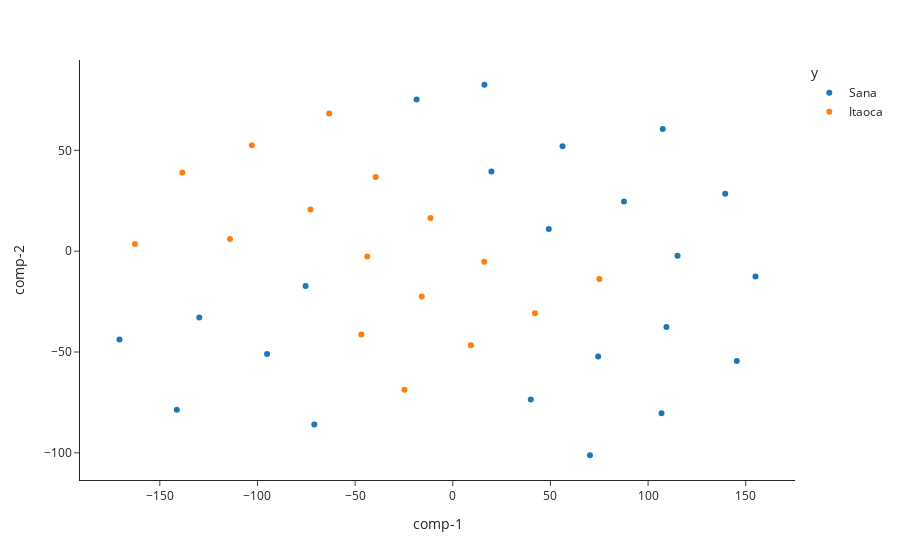

Source (notebook cell):
### Code cell
fig = px.scatter(data, x="comp-1", y="comp-2", color="y", template="simple_white")
fig.show()

### Figure 1 — Plotly figure (JSON) as saved in the notebook; plotly's stock layout.template omitted (floating-point values rounded to 4 significant figures)
{"data": [{"hovertemplate": "y=Sana<br>comp-1=%{x}<br>comp-2=%{y}<extra></extra>", "legendgroup": "Sana", "marker": {"color": "#1F77B4", "symbol": "circle"}, "mode": "markers", "name": "Sana", "orientation": "v", "showlegend": true, "type": "scatter", "x": [39.95, -95.09, -75.35, -170.6, 139.5, 145.4, 49.16, 74.44, 106.9, -129.8, -70.89, 16.22, -18.5, -141.3, 107.5, 155.0, 87.65, 109.4, 70.25, 115.1, 19.8, 56.21], "xaxis": "x", "y": [-73.59, -50.97, -17.25, -43.82, 28.43, -54.45, 11.03, -52.27, -80.4, -32.91, -85.96, 82.52, 75.24, -78.63, 60.52, -12.52, 24.61, -37.6, -101.2, -2.32, 39.53, 52.05], "yaxis": "y"}, {"hovertemplate": "y=Itaoca<br>comp-1=%{x}<br>comp-2=%{y}<extra></extra>", "legendgroup": "Itaoca", "marker": {"color": "#FF7F0E", "symbol": "circle"}, "mode": "markers", "name": "Itaoca", "orientation": "v", "showlegend": true, "type": "scatter", "x": [-24.72, 9.252, -15.87, 75.06, -43.78, -11.41, -39.45, 42.1, -102.9, -72.84, 16.12, -63.3, -162.7, -138.5, -46.79, -114.1], "xaxis": "x", "y": [-68.73, -46.64, -22.44, -13.81, -2.648, 16.49, 36.79, -30.72, 52.51, 20.68, -5.285, 68.24, 3.589, 38.99, -41.29, 6.087], "yaxis": "y"}], "layout": {"legend": {"title": {"text": "y"}, "tracegroupgap": 0}, "margin": {"t": 60}, "xaxis": {"anchor": "y", "domain": [0, 1], "title": {"text": "comp-1"}}, "yaxis": {"anchor": "x", "domain": [0, 1], "title": {"text": "comp-2"}}}}
